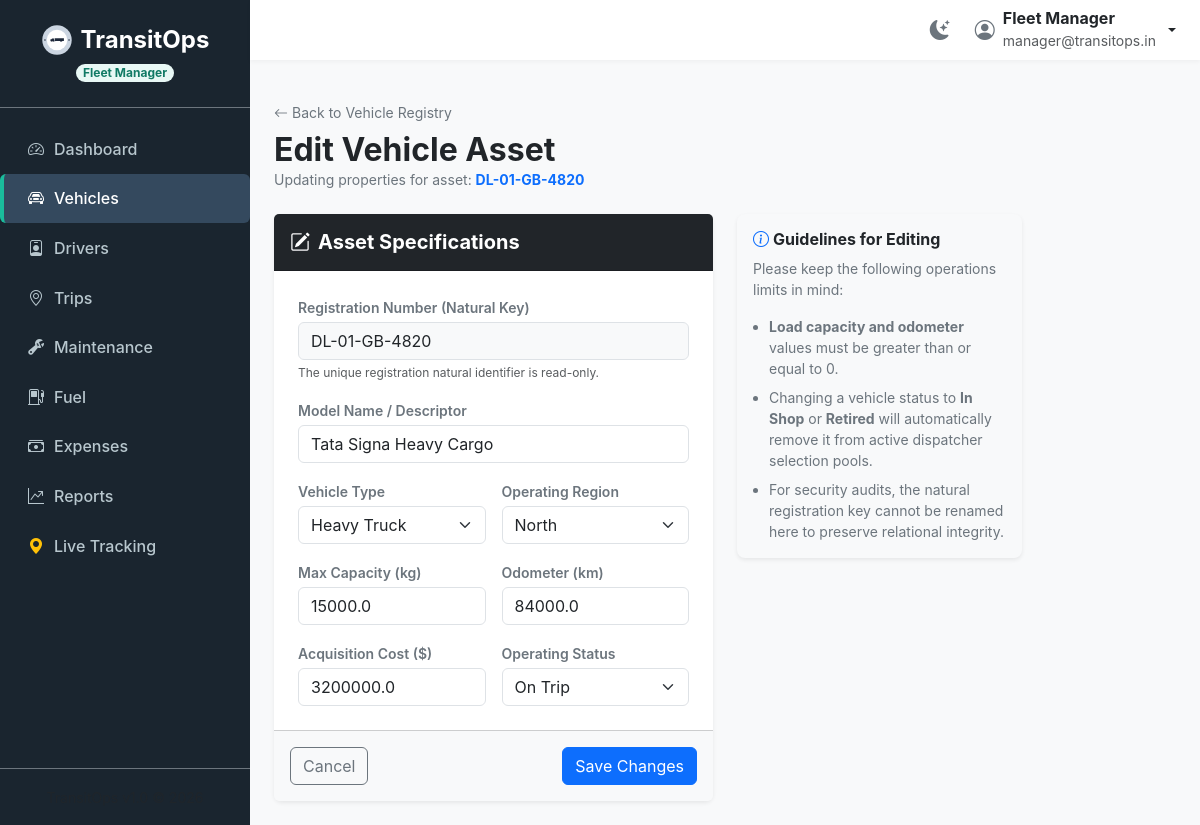
The app's page /vehicles/edit/2 (signed in) with its own data.
### tables this page shows
CREATE TABLE vehicles (
            id INTEGER PRIMARY KEY AUTOINCREMENT,
            registration_number TEXT UNIQUE NOT NULL,
            name TEXT NOT NULL,
            type TEXT NOT NULL,
            max_load_capacity REAL NOT NULL,
            odometer REAL NOT NULL,
            acquisition_cost REAL NOT NULL,
            status TEXT NOT NULL DEFAULT 'Available',
            region TEXT NOT NULL
        );

### app.py (the view, shortened to what this page needs)
@app.route('/vehicles/edit/<int:id>', methods=['GET', 'POST'])
@roles_required('Fleet Manager')
def vehicles_edit(id):
    conn = get_db_connection()
    vehicle = conn.execute('SELECT * FROM vehicles WHERE id = ?', (id,)).fetchone()
    if not vehicle:
        conn.close()
        flash('Vehicle not found.', 'error')
        return redirect(url_for('vehicles_list'))
    conn.close()
    return render_template('vehicles/edit.html', active_page='vehicles', vehicle=vehicle)

### app.py (called while the page is built, shortened)
@app.before_request
def require_login():
    allowed_routes = ['login', 'static']
    if request.endpoint not in allowed_routes and 'user_id' not in session:
        if request.path.startswith('/api/'):
            return jsonify({'error': 'Unauthorized access.'}), 401
        return redirect(url_for('login'))

def roles_required(*roles):
    def decorator(f):
        @wraps(f)
        def decorated_function(*args, **kwargs):
            if 'user_role' not in session:
                return redirect(url_for('login'))
            if session.get('user_role') not in roles:
                flash("Access Denied: You do not have the required permissions to access this resource.", "error")
                return redirect(url_for('dashboard'))
            return f(*args, **kwargs)
        return decorated_function
    return decorator

@app.context_processor
def inject_driver_trip():
    return {'current_driver_id': None, 'active_trip_id': None}

### database.py (called while the page is built)
def get_db_connection():
    conn = sqlite3.connect(DB_FILE)
    conn.row_factory = sqlite3.Row
    conn.execute('PRAGMA foreign_keys = ON')
    return conn

### templates/vehicles/edit.html (shortened to what this page needs)
{% extends 'base.html' %}
{% block content %}
<div class="mb-4">
  <a href="/vehicles" class="text-decoration-none text-secondary small d-inline-flex align-items-center gap-1 mb-2">
    <i class="bi bi-arrow-left"></i> Back to Vehicle Registry
  </a>
  <h2 class="fw-bold text-dark m-0">Edit Vehicle Asset</h2>
  <p class="text-secondary small m-0">Updating properties for asset: <strong class="text-primary">{{ vehicle.registration_number }}</strong></p>
</div>
<div class="row">
  <div class="col-lg-8 col-xl-6">
    <div class="card border-0 shadow-sm rounded-3">
      <div class="card-header bg-dark text-white py-3">
        <h5 class="m-0 fw-bold"><i class="bi bi-pencil-square me-2"></i>Asset Specifications</h5>
      </div>
      <form action="/vehicles/edit/{{ vehicle.id }}" method="POST" id="form-edit-vehicle">
        <div class="card-body p-4">
          <div class="row g-3">
            <div class="col-md-12">
              <label for="registration_number" class="form-label text-secondary small fw-semibold mb-1">Registration Number (Natural Key)</label>
              <input type="text" class="form-control bg-light" id="registration_number" name="registration_number" value="{{ vehicle.registration_number }}" required readonly>
              <div class="form-text text-muted" style="font-size: 0.75rem;">The unique registration natural identifier is read-only.</div>
            </div>
            <div class="col-md-12">
              <label for="name" class="form-label text-secondary small fw-semibold mb-1">Model Name / Descriptor</label>
              <input type="text" class="form-control" id="name" name="name" value="{{ vehicle.name }}" required>
            </div>
            <div class="col-md-6">
              <label for="type" class="form-label text-secondary small fw-semibold mb-1">Vehicle Type</label>
              <select class="form-select" id="type" name="type" required>
                <option value="Heavy Truck" {% if vehicle.type == 'Heavy Truck' %}selected{% endif %}>Heavy Truck</option>
              </select>
            </div>
            <div class="col-md-6">
              <label for="region" class="form-label text-secondary small fw-semibold mb-1">Operating Region</label>
              <select class="form-select" id="region" name="region" required>
                <option value="North" {% if vehicle.region == 'North' %}selected{% endif %}>North</option>
              </select>
            </div>
            <div class="col-md-6">
              <label for="max_load_capacity" class="form-label text-secondary small fw-semibold mb-1">Max Capacity (kg)</label>
              <input type="number" step="0.1" min="0" class="form-control" id="max_load_capacity" name="max_load_capacity" value="{{ vehicle.max_load_capacity }}" required>
            </div>
            <div class="col-md-6">
              <label for="odometer" class="form-label text-secondary small fw-semibold mb-1">Odometer (km)</label>
              <input type="number" step="0.1" min="0" class="form-control" id="odometer" name="odometer" value="{{ vehicle.odometer }}" required>
            </div>
            <div class="col-md-6">
              <label for="acquisition_cost" class="form-label text-secondary small fw-semibold mb-1">Acquisition Cost ($)</label>
              <input type="number" step="0.01" min="0" class="form-control" id="acquisition_cost" name="acquisition_cost" value="{{ vehicle.acquisition_cost }}" required>
            </div>
            <div class="col-md-6">
              <label for="status" class="form-label text-secondary small fw-semibold mb-1">Operating Status</label>
              <select class="form-select" id="status" name="status" required>
                <option value="On Trip" {% if vehicle.status == 'On Trip' %}selected{% endif %}>On Trip</option>
              </select>
            </div>
          </div>
        </div>
        <div class="card-footer bg-light p-3 d-flex justify-content-between">
          <a href="/vehicles" class="btn btn-outline-secondary" id="btn-cancel-edit">Cancel</a>
          <button type="submit" class="btn btn-primary" id="btn-save-edit">Save Changes</button>
        </div>
      </form>
    </div>
  </div>
  <div class="col-lg-4">
    <div class="card border-0 shadow-sm rounded-3 mb-4 bg-light">
      <div class="card-body">
        <h6 class="fw-bold text-dark mb-2"><i class="bi bi-info-circle me-1 text-primary"></i>Guidelines for Editing</h6>
        <p class="text-secondary small mb-3">Please keep the following operations limits in mind:</p>
        <ul class="text-secondary small ps-3 mb-0">
          <li class="mb-2"><strong>Load capacity and odometer</strong> values must be greater than or equal to 0.</li>
          <li class="mb-2">Changing a vehicle status to <strong>In Shop</strong> or <strong>Retired</strong> will automatically remove it from active dispatcher selection pools.</li>
          <li>For security audits, the natural registration key cannot be renamed here to preserve relational integrity.</li>
        </ul>
      </div>
    </div>
  </div>
</div>
{% endblock %}

### templates/base.html (style rules this page uses)
body { font-family: 'Inter', system-ui, -apple-system, sans-serif; background-color: #f8f9fa; min-height: 100vh; display: flex; flex-direction: column; }

### records on screen
vehicles: registration_number "DL-01-GB-4820", name "Tata Signa Heavy Cargo", type "Heavy Truck", region "North", max_load_capacity "15000.0", odometer "84000.0", acquisition_cost "3200000.0", status "On Trip"

### other values on screen
{{ session.get('user_role') }} "Fleet Manager"
{{ session.get('user_name') }} "Fleet Manager"
{{ session.get('user_email') }} "manager@transitops.in"
